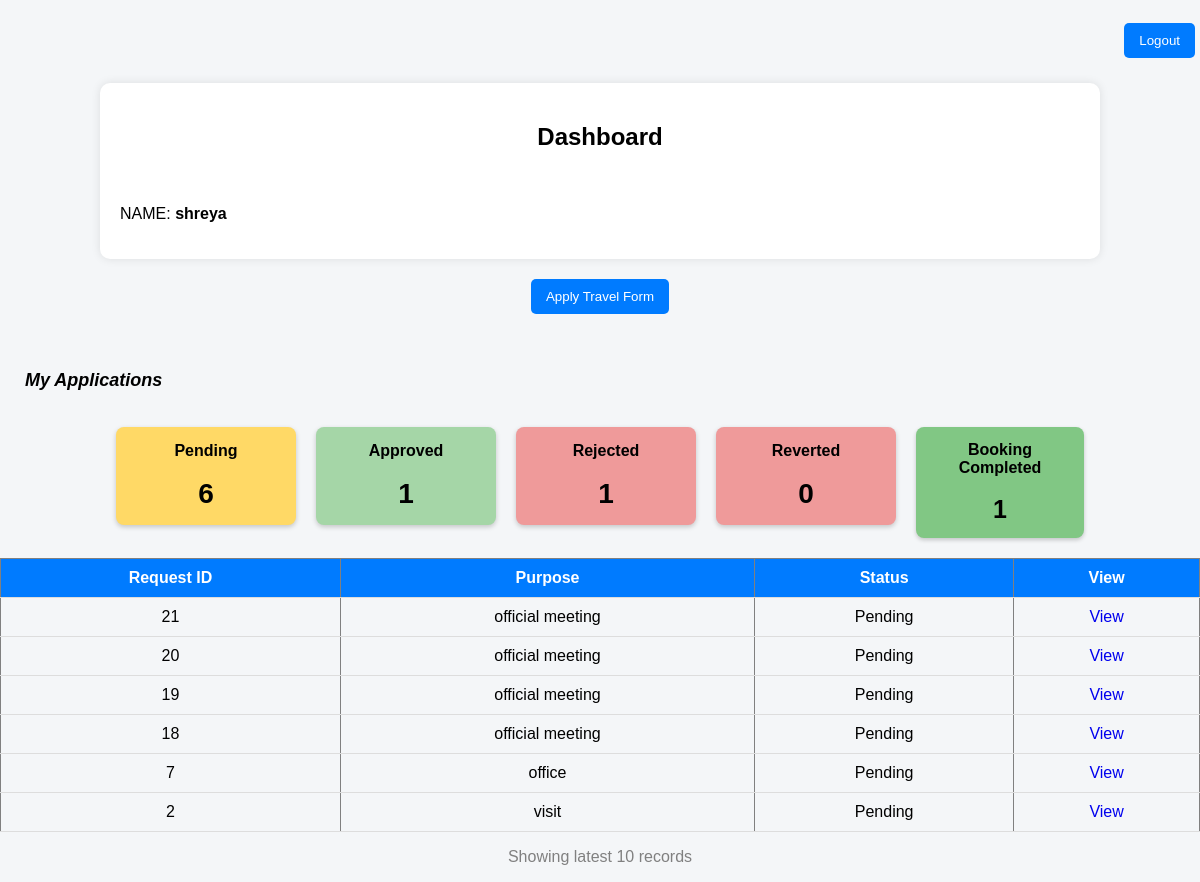
The app's page /PHP_Project/dashboard.php?status=Pending (signed in) with its own data.
### tables this page shows
CREATE TABLE `travel_requests` (
  `request_id` int(11) NOT NULL,
  `user_id` int(11) DEFAULT NULL,
  `name` varchar(100) DEFAULT NULL,
  `dept` varchar(50) DEFAULT NULL,
  `designation` varchar(50) DEFAULT NULL,
  `grade` varchar(20) DEFAULT NULL,
  `travel_date` date DEFAULT NULL,
  `purpose` text DEFAULT NULL,
  `created_at` timestamp NOT NULL DEFAULT current_timestamp()
);

### PHP_Project/dashboard.php (the view, shortened to what this page needs)
<?php
$conn = mysqli_connect("localhost", "root", "", "login_db");
$isPopup = isset($_GET['popup']);
$role = $_SESSION['role'];
$username = $_SESSION['username'];
?>
<?php if (!$isPopup) { ?>
<html>
<head>
</head>
<body>
    <?php } ?>
    <br>
<div style='text-align:right;'>
    <a href='logout.php' style='display:inline-block; text-decoration:none;'>
        <button style='
            padding:10px 15px;
            margin:5px;
            border:none;
            border-radius:5px;
            background-color:#007BFF;
            color:white;
            cursor:pointer;
        '>Logout</button>
    </a>
</div>
<div class="container">
<h2><center>Dashboard</center></h2><br>
<p>NAME: <b><?php echo $username; ?></b></p>
</div>
<?php
if ($role == "user") {
    echo "<div style='margin-bottom:20px; text-align:center;'>
            <a href='form.php'><button>Apply Travel Form</button></a>
          </div>";
}
echo "<br>";
if ($role == "user") {
     echo "<p style='margin-left:25px; font-size:18px;'><b><i>My Applications</i></b></p>";
    $sql = "SELECT * FROM travel_requests
            WHERE name='$username'
            ORDER BY request_id DESC
            LIMIT 10";
    $result = mysqli_query($conn, $sql);
    echo "<table border='1' cellpadding='10'>
    <tr>
        <th>Request ID</th>
        <th>Purpose</th>
        <th>Status</th>
        <th>View</th>
    </tr>";
    $pending_count = 0;
    $approved_count = 0;
    $rejected_count = 0;
    $bookingcompleted_count = 0;
    $reverted_count = 0;
    $filter = isset($_GET['status']) ? $_GET['status'] : "";
    while ($row = mysqli_fetch_assoc($result)) {
        $rid = $row['request_id'];
        $status_q = mysqli_query($conn, "
    SELECT role, status FROM approvals
    WHERE request_id=$rid
    ");
        $statuses = [];
        while ($s = mysqli_fetch_assoc($status_q)) {
            $statuses[$s['role']] = $s['status'];
        }
        if (!empty($statuses['HR']) && $statuses['HR'] == "Rejected") {
            $final_status = "Rejected by HR";
        }
        elseif (!empty($statuses['Manager']) && $statuses['Manager'] == "Rejected") {
            $final_status = "Rejected by Manager";
        }
        elseif (!empty($statuses['Admin']) && $statuses['Admin'] == "Rejected") {
            $final_status = "Rejected by Admin";
        }
        elseif (!empty($statuses['HR']) && $statuses['HR'] == "Pending") {
            $final_status = "Pending at HR";
        }
        elseif (!empty($statuses['Manager']) && $statuses['Manager'] == "Pending") {
            $final_status = "Pending at Manager";
        }
        elseif (!empty($statuses['Admin']) && $statuses['Admin'] == "Pending") {
            $final_status = "Pending at Admin";
        }
        elseif (!empty($statuses['Admin']) && $statuses['Admin'] == "Reverted") {
            $final_status = "Reverted by Admin";
        }
        elseif (!empty($statuses['Admin']) && $statuses['Admin'] == "Completed") {
            $final_status = "Booking Completed";
        }
        elseif (!empty($statuses['Admin']) && $statuses['Admin'] == "Approved") {
            $final_status = "Approved by Admin";
        }
        elseif (!empty($statuses['Manager']) && $statuses['Manager'] == "Approved") {
            $final_status = "Approved by Manager";
        }
        elseif (!empty($statuses['HR']) && $statuses['HR'] == "Approved") {
            $final_status = "Approved by HR";
        }
        else {
            $final_status = "Pending";
        }
        if (strpos($final_status, "Pending") !== false) {
            $pending_count++;
        }
        elseif (strpos($final_status, "Approved") !== false) {
            $approved_count++;
        }
        elseif (strpos($final_status, "Rejected") !== false) {
            $rejected_count++;
        }
        elseif ($final_status == "Booking Completed") {
            $bookingcompleted_count++;
        }
        elseif ($final_status == "Reverted by Admin") {
            $reverted_count++;
        }
        if ($filter != "") {
            if ($filter == "Pending" && strpos($final_status, "Pending") === false) {
                continue;
            }
        }
        echo "<tr>
                    <td>{$rid}</td>
                    <td>{$row['purpose']}</td>
                    <td>{$final_status}</td>
                    <td><a href='javascript:void(0);' onclick='openForm($rid)'>View</a></td>
                </tr>";
    }
    echo "<br>
                <div style='display:flex; gap:20px; margin-bottom:20px; center; justify-content:center;'>
                <a href='dashboard.php?status=Pending'
                style='text-decoration:none;color:black;'>
                <div style='width:150px;background:#FFD966;padding:15px;border-radius:8px;text-align:center;box-shadow:0 2px 5px rgba(0,0,0,0.2);'>
                <b>Pending</b><br><br>
                <span style='font-size:28px;font-weight:bold;'>$pending_count</span>
                </div>
                </a>
                <a href='dashboard.php?status=Approved'
                style='text-decoration:none;color:black;'>
                <div style='width:150px;background:#A5D6A7;padding:15px;border-radius:8px;text-align:center;box-shadow:0 2px 5px rgba(0,0,0,0.2);'>
                <b>Approved</b><br><br>
                <span style='font-size:28px;font-weight:bold;'>$approved_count</span>
                </div>
                </a>
                <a href='dashboard.php?status=Rejected'
                style='text-decoration:none;color:black;'>
                <div style='width:150px;background:#EF9A9A;padding:15px;border-radius:8px;text-align:center;box-shadow:0 2px 5px rgba(0,0,0,0.2);'>
                <b>Rejected</b><br><br>
                <span style='font-size:28px;font-weight:bold;'>$rejected_count</span>
                </div>
                </a>
                <a href='dashboard.php?status=Reverted'
                style='text-decoration:none;color:black;'>
                <div style='width:150px;background:#EF9A9A;padding:15px;border-radius:8px;text-align:center;box-shadow:0 2px 5px rgba(0,0,0,0.2);'>
                <b>Reverted</b><br><br>
                <span style='font-size:28px;font-weight:bold;'>$reverted_count</span>
                </div>
                </a>
                <a href='dashboard.php?status=Booking Completed'
                style='text-decoration:none;color:black;'>
                <div style='width:140px;background:#81C784;padding:14px;border-radius:8px;text-align:center;box-shadow:0 2px 4px rgba(0,0,0,0.2);'>
                <b>Booking Completed</b><br><br>
                <span style='font-size:25px;font-weight:bold;'>$bookingcompleted_count</span>
                </div>
                </a>
                </div>
                ";
    echo "</table>";
    echo "<p style='text-align:center; color:gray;'>Showing latest 10 records</p>";
    }
?>
<?php if (!$isPopup) { ?>
</body>
</html>
<?php } ?>

### PHP_Project/dashboard.php (style rules this page uses)
body { font-family: Arial, sans-serif; background-color: #f4f6f8; margin: 0; padding: 0; }
h2 { text-align: center; margin-top: 20px; }
.container { width: 80%; margin: 20px auto; background: white; padding: 20px; border-radius: 10px; box-shadow: 0 0 10px rgba(0,0,0,0.1); }
button { padding: 10px 15px; border: none; border-radius: 5px; background-color: #007BFF; color: white; cursor: pointer; }
table { width: 100%; border-collapse: collapse; margin-top: 20px; }
th { background-color: #007BFF; color: white; }
th, td { padding: 10px; text-align: center; border-bottom: 1px solid #ddd; }
a { text-decoration: none; }

### records on screen
travel_requests: request_id "21", purpose "official meeting", final_status "Pending"
travel_requests: request_id "20", purpose "official meeting", final_status "Pending"
travel_requests: request_id "19", purpose "official meeting", final_status "Pending"
travel_requests: request_id "18", purpose "official meeting", final_status "Pending"
travel_requests: request_id "7", purpose "office", final_status "Pending"
travel_requests: request_id "2", purpose "visit", final_status "Pending"

### other values on screen
$username "shreya"
$pending_count "6"
$approved_count "1"
$rejected_count "1"
$reverted_count "0"
$bookingcompleted_count "1"
